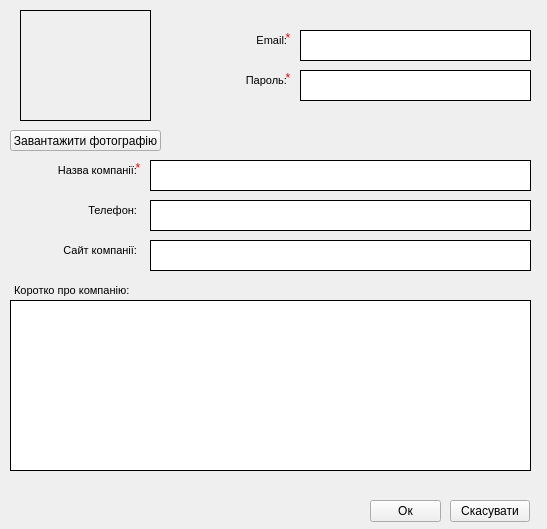
<?xml version="1.0" encoding="UTF-8"?>
<ui version="4.0">
 <class>Registration</class>
 <widget class="QMainWindow" name="Registration">
  <property name="geometry">
   <rect>
    <x>0</x>
    <y>0</y>
    <width>547</width>
    <height>529</height>
   </rect>
  </property>
  <property name="windowTitle">
   <string>MainWindow</string>
  </property>
  <widget class="QWidget" name="centralwidget">
   <widget class="QLabel" name="Photo">
    <property name="geometry">
     <rect>
      <x>20</x>
      <y>10</y>
      <width>131</width>
      <height>111</height>
     </rect>
    </property>
    <property name="styleSheet">
     <string notr="true">border:1px solid black;</string>
    </property>
    <property name="text">
     <string/>
    </property>
   </widget>
   <widget class="QPushButton" name="LoadPhoto">
    <property name="geometry">
     <rect>
      <x>10</x>
      <y>130</y>
      <width>151</width>
      <height>21</height>
     </rect>
    </property>
    <property name="text">
     <string>Завантажити фотографію</string>
    </property>
   </widget>
   <widget class="QStackedWidget" name="stackedWidget">
    <property name="geometry">
     <rect>
      <x>10</x>
      <y>150</y>
      <width>531</width>
      <height>341</height>
     </rect>
    </property>
    <property name="currentIndex">
     <number>1</number>
    </property>
    <widget class="QWidget" name="page">
     <widget class="QTextBrowser" name="textBrowser_2">
      <property name="geometry">
       <rect>
        <x>0</x>
        <y>10</y>
        <width>131</width>
        <height>31</height>
       </rect>
      </property>
      <property name="styleSheet">
       <string notr="true">background-color: rgba(255, 255, 255, 0);
border:none;</string>
      </property>
      <property name="html">
       <string>&lt;!DOCTYPE HTML PUBLIC &quot;-//W3C//DTD HTML 4.0//EN&quot; &quot;http://www.w3.org/TR/REC-html40/strict.dtd&quot;&gt;
&lt;html&gt;&lt;head&gt;&lt;meta name=&quot;qrichtext&quot; content=&quot;1&quot; /&gt;&lt;style type=&quot;text/css&quot;&gt;
p, li { white-space: pre-wrap; }
&lt;/style&gt;&lt;/head&gt;&lt;body style=&quot; font-family:'MS Shell Dlg 2'; font-size:8.25pt; font-weight:400; font-style:normal;&quot;&gt;
&lt;p align=&quot;right&quot; style=&quot; margin-top:0px; margin-bottom:0px; margin-left:0px; margin-right:0px; -qt-block-indent:0; text-indent:0px;&quot;&gt;&lt;span style=&quot; font-size:8pt;&quot;&gt;ПІБ здобувача:&lt;/span&gt;&lt;/p&gt;&lt;/body&gt;&lt;/html&gt;</string>
      </property>
     </widget>
     <widget class="QTextBrowser" name="textBrowser_14">
      <property name="geometry">
       <rect>
        <x>0</x>
        <y>50</y>
        <width>131</width>
        <height>31</height>
       </rect>
      </property>
      <property name="styleSheet">
       <string notr="true">background-color: rgba(255, 255, 255, 0);
border:none;</string>
      </property>
      <property name="html">
       <string>&lt;!DOCTYPE HTML PUBLIC &quot;-//W3C//DTD HTML 4.0//EN&quot; &quot;http://www.w3.org/TR/REC-html40/strict.dtd&quot;&gt;
&lt;html&gt;&lt;head&gt;&lt;meta name=&quot;qrichtext&quot; content=&quot;1&quot; /&gt;&lt;style type=&quot;text/css&quot;&gt;
p, li { white-space: pre-wrap; }
&lt;/style&gt;&lt;/head&gt;&lt;body style=&quot; font-family:'MS Shell Dlg 2'; font-size:8.25pt; font-weight:400; font-style:normal;&quot;&gt;
&lt;p align=&quot;right&quot; style=&quot; margin-top:0px; margin-bottom:0px; margin-left:0px; margin-right:0px; -qt-block-indent:0; text-indent:0px;&quot;&gt;&lt;span style=&quot; font-size:8pt;&quot;&gt;Телефон:&lt;/span&gt;&lt;/p&gt;&lt;/body&gt;&lt;/html&gt;</string>
      </property>
     </widget>
     <widget class="QTextEdit" name="JobSeeker">
      <property name="geometry">
       <rect>
        <x>140</x>
        <y>10</y>
        <width>381</width>
        <height>31</height>
       </rect>
      </property>
      <property name="styleSheet">
       <string notr="true">border: 1px solid black;</string>
      </property>
     </widget>
     <widget class="QTextEdit" name="TelephoneJS">
      <property name="geometry">
       <rect>
        <x>140</x>
        <y>50</y>
        <width>381</width>
        <height>31</height>
       </rect>
      </property>
      <property name="styleSheet">
       <string notr="true">border: 1px solid black;</string>
      </property>
     </widget>
     <widget class="QTextEdit" name="ShortlyAboutMyself">
      <property name="geometry">
       <rect>
        <x>0</x>
        <y>110</y>
        <width>521</width>
        <height>221</height>
       </rect>
      </property>
      <property name="styleSheet">
       <string notr="true">border: 1px solid black;</string>
      </property>
     </widget>
     <widget class="QTextBrowser" name="textBrowser_15">
      <property name="geometry">
       <rect>
        <x>0</x>
        <y>90</y>
        <width>131</width>
        <height>21</height>
       </rect>
      </property>
      <property name="styleSheet">
       <string notr="true">background-color: rgba(255, 255, 255, 0);
border:none;</string>
      </property>
      <property name="html">
       <string>&lt;!DOCTYPE HTML PUBLIC &quot;-//W3C//DTD HTML 4.0//EN&quot; &quot;http://www.w3.org/TR/REC-html40/strict.dtd&quot;&gt;
&lt;html&gt;&lt;head&gt;&lt;meta name=&quot;qrichtext&quot; content=&quot;1&quot; /&gt;&lt;style type=&quot;text/css&quot;&gt;
p, li { white-space: pre-wrap; }
&lt;/style&gt;&lt;/head&gt;&lt;body style=&quot; font-family:'MS Shell Dlg 2'; font-size:8.25pt; font-weight:400; font-style:normal;&quot;&gt;
&lt;p style=&quot; margin-top:0px; margin-bottom:0px; margin-left:0px; margin-right:0px; -qt-block-indent:0; text-indent:0px;&quot;&gt;&lt;span style=&quot; font-size:8pt;&quot;&gt;Коротко про себе:&lt;/span&gt;&lt;/p&gt;&lt;/body&gt;&lt;/html&gt;</string>
      </property>
     </widget>
     <widget class="QLabel" name="label_6">
      <property name="geometry">
       <rect>
        <x>120</x>
        <y>10</y>
        <width>16</width>
        <height>16</height>
       </rect>
      </property>
      <property name="toolTip">
       <string>&lt;html&gt;&lt;head/&gt;&lt;body&gt;&lt;p&gt;Поле обов'язково для введення&lt;/p&gt;&lt;/body&gt;&lt;/html&gt;</string>
      </property>
      <property name="styleSheet">
       <string notr="true">QLabel{
	color: rgb(255, 0, 0);
}
QToolTip{
	border: 2px solid darkkhaki; 
	padding: 5px; 
	border-radius: 1px;
}</string>
      </property>
      <property name="text">
       <string>&lt;html&gt;&lt;head/&gt;&lt;body&gt;&lt;p align=&quot;center&quot;&gt;*&lt;/p&gt;&lt;/body&gt;&lt;/html&gt;</string>
      </property>
     </widget>
    </widget>
    <widget class="QWidget" name="page_2">
     <widget class="QTextEdit" name="TelephoneC">
      <property name="geometry">
       <rect>
        <x>140</x>
        <y>50</y>
        <width>381</width>
        <height>31</height>
       </rect>
      </property>
      <property name="styleSheet">
       <string notr="true">border: 1px solid black;</string>
      </property>
     </widget>
     <widget class="QTextEdit" name="ShortlyAboutCompany">
      <property name="geometry">
       <rect>
        <x>0</x>
        <y>150</y>
        <width>521</width>
        <height>171</height>
       </rect>
      </property>
      <property name="styleSheet">
       <string notr="true">border: 1px solid black;</string>
      </property>
     </widget>
     <widget class="QTextBrowser" name="textBrowser_12">
      <property name="geometry">
       <rect>
        <x>0</x>
        <y>50</y>
        <width>131</width>
        <height>31</height>
       </rect>
      </property>
      <property name="styleSheet">
       <string notr="true">background-color: rgba(255, 255, 255, 0);
border:none;</string>
      </property>
      <property name="html">
       <string>&lt;!DOCTYPE HTML PUBLIC &quot;-//W3C//DTD HTML 4.0//EN&quot; &quot;http://www.w3.org/TR/REC-html40/strict.dtd&quot;&gt;
&lt;html&gt;&lt;head&gt;&lt;meta name=&quot;qrichtext&quot; content=&quot;1&quot; /&gt;&lt;style type=&quot;text/css&quot;&gt;
p, li { white-space: pre-wrap; }
&lt;/style&gt;&lt;/head&gt;&lt;body style=&quot; font-family:'MS Shell Dlg 2'; font-size:8.25pt; font-weight:400; font-style:normal;&quot;&gt;
&lt;p align=&quot;right&quot; style=&quot; margin-top:0px; margin-bottom:0px; margin-left:0px; margin-right:0px; -qt-block-indent:0; text-indent:0px;&quot;&gt;&lt;span style=&quot; font-size:8pt;&quot;&gt;Телефон:&lt;/span&gt;&lt;/p&gt;&lt;/body&gt;&lt;/html&gt;</string>
      </property>
     </widget>
     <widget class="QTextBrowser" name="textBrowser_13">
      <property name="geometry">
       <rect>
        <x>0</x>
        <y>130</y>
        <width>131</width>
        <height>21</height>
       </rect>
      </property>
      <property name="styleSheet">
       <string notr="true">background-color: rgba(255, 255, 255, 0);
border:none;</string>
      </property>
      <property name="html">
       <string>&lt;!DOCTYPE HTML PUBLIC &quot;-//W3C//DTD HTML 4.0//EN&quot; &quot;http://www.w3.org/TR/REC-html40/strict.dtd&quot;&gt;
&lt;html&gt;&lt;head&gt;&lt;meta name=&quot;qrichtext&quot; content=&quot;1&quot; /&gt;&lt;style type=&quot;text/css&quot;&gt;
p, li { white-space: pre-wrap; }
&lt;/style&gt;&lt;/head&gt;&lt;body style=&quot; font-family:'MS Shell Dlg 2'; font-size:8.25pt; font-weight:400; font-style:normal;&quot;&gt;
&lt;p style=&quot; margin-top:0px; margin-bottom:0px; margin-left:0px; margin-right:0px; -qt-block-indent:0; text-indent:0px;&quot;&gt;&lt;span style=&quot; font-size:8pt;&quot;&gt;Коротко про компанію:&lt;/span&gt;&lt;/p&gt;&lt;/body&gt;&lt;/html&gt;</string>
      </property>
     </widget>
     <widget class="QTextBrowser" name="textBrowser_4">
      <property name="geometry">
       <rect>
        <x>0</x>
        <y>90</y>
        <width>131</width>
        <height>31</height>
       </rect>
      </property>
      <property name="styleSheet">
       <string notr="true">background-color: rgba(255, 255, 255, 0);
border:none;</string>
      </property>
      <property name="html">
       <string>&lt;!DOCTYPE HTML PUBLIC &quot;-//W3C//DTD HTML 4.0//EN&quot; &quot;http://www.w3.org/TR/REC-html40/strict.dtd&quot;&gt;
&lt;html&gt;&lt;head&gt;&lt;meta name=&quot;qrichtext&quot; content=&quot;1&quot; /&gt;&lt;style type=&quot;text/css&quot;&gt;
p, li { white-space: pre-wrap; }
&lt;/style&gt;&lt;/head&gt;&lt;body style=&quot; font-family:'MS Shell Dlg 2'; font-size:8.25pt; font-weight:400; font-style:normal;&quot;&gt;
&lt;p align=&quot;right&quot; style=&quot; margin-top:0px; margin-bottom:0px; margin-left:0px; margin-right:0px; -qt-block-indent:0; text-indent:0px;&quot;&gt;&lt;span style=&quot; font-size:8pt;&quot;&gt;Сайт компанії:&lt;/span&gt;&lt;/p&gt;&lt;/body&gt;&lt;/html&gt;</string>
      </property>
     </widget>
     <widget class="QTextBrowser" name="textBrowser">
      <property name="geometry">
       <rect>
        <x>0</x>
        <y>10</y>
        <width>131</width>
        <height>31</height>
       </rect>
      </property>
      <property name="styleSheet">
       <string notr="true">background-color: rgba(255, 255, 255, 0);
border:none;</string>
      </property>
      <property name="html">
       <string>&lt;!DOCTYPE HTML PUBLIC &quot;-//W3C//DTD HTML 4.0//EN&quot; &quot;http://www.w3.org/TR/REC-html40/strict.dtd&quot;&gt;
&lt;html&gt;&lt;head&gt;&lt;meta name=&quot;qrichtext&quot; content=&quot;1&quot; /&gt;&lt;style type=&quot;text/css&quot;&gt;
p, li { white-space: pre-wrap; }
&lt;/style&gt;&lt;/head&gt;&lt;body style=&quot; font-family:'MS Shell Dlg 2'; font-size:8.25pt; font-weight:400; font-style:normal;&quot;&gt;
&lt;p align=&quot;right&quot; style=&quot; margin-top:0px; margin-bottom:0px; margin-left:0px; margin-right:0px; -qt-block-indent:0; text-indent:0px;&quot;&gt;&lt;span style=&quot; font-size:8pt;&quot;&gt;Назва компанії:&lt;/span&gt;&lt;/p&gt;&lt;/body&gt;&lt;/html&gt;</string>
      </property>
     </widget>
     <widget class="QTextEdit" name="CompanyName">
      <property name="geometry">
       <rect>
        <x>140</x>
        <y>10</y>
        <width>381</width>
        <height>31</height>
       </rect>
      </property>
      <property name="styleSheet">
       <string notr="true">border: 1px solid black;</string>
      </property>
     </widget>
     <widget class="QTextEdit" name="CompanySite">
      <property name="geometry">
       <rect>
        <x>140</x>
        <y>90</y>
        <width>381</width>
        <height>31</height>
       </rect>
      </property>
      <property name="styleSheet">
       <string notr="true">border: 1px solid black;</string>
      </property>
     </widget>
     <widget class="QLabel" name="label">
      <property name="geometry">
       <rect>
        <x>120</x>
        <y>10</y>
        <width>16</width>
        <height>16</height>
       </rect>
      </property>
      <property name="toolTip">
       <string>&lt;html&gt;&lt;head/&gt;&lt;body&gt;&lt;p&gt;Поле обов'язково для введення&lt;/p&gt;&lt;/body&gt;&lt;/html&gt;</string>
      </property>
      <property name="styleSheet">
       <string notr="true">QLabel{
	color: rgb(255, 0, 0);
}
QToolTip{
	border: 2px solid darkkhaki; 
	padding: 5px; 
	border-radius: 1px;
}</string>
      </property>
      <property name="text">
       <string>&lt;html&gt;&lt;head/&gt;&lt;body&gt;&lt;p align=&quot;center&quot;&gt;*&lt;/p&gt;&lt;/body&gt;&lt;/html&gt;</string>
      </property>
     </widget>
    </widget>
    <widget class="QWidget" name="page_3">
     <widget class="QRadioButton" name="radioButton">
      <property name="geometry">
       <rect>
        <x>80</x>
        <y>10</y>
        <width>81</width>
        <height>21</height>
       </rect>
      </property>
      <property name="text">
       <string>Початкова</string>
      </property>
     </widget>
     <widget class="QRadioButton" name="radioButton_2">
      <property name="geometry">
       <rect>
        <x>170</x>
        <y>10</y>
        <width>121</width>
        <height>19</height>
       </rect>
      </property>
      <property name="text">
       <string>Середня загальна</string>
      </property>
     </widget>
     <widget class="QRadioButton" name="radioButton_3">
      <property name="geometry">
       <rect>
        <x>300</x>
        <y>10</y>
        <width>131</width>
        <height>19</height>
       </rect>
      </property>
      <property name="text">
       <string>Середня професійна</string>
      </property>
     </widget>
     <widget class="QRadioButton" name="radioButton_4">
      <property name="geometry">
       <rect>
        <x>440</x>
        <y>10</y>
        <width>51</width>
        <height>19</height>
       </rect>
      </property>
      <property name="text">
       <string>Вища</string>
      </property>
     </widget>
     <widget class="QTextBrowser" name="textBrowser_3">
      <property name="geometry">
       <rect>
        <x>0</x>
        <y>10</y>
        <width>71</width>
        <height>21</height>
       </rect>
      </property>
      <property name="styleSheet">
       <string notr="true">background-color: rgba(255, 255, 255, 0);
border:none;</string>
      </property>
      <property name="html">
       <string>&lt;!DOCTYPE HTML PUBLIC &quot;-//W3C//DTD HTML 4.0//EN&quot; &quot;http://www.w3.org/TR/REC-html40/strict.dtd&quot;&gt;
&lt;html&gt;&lt;head&gt;&lt;meta name=&quot;qrichtext&quot; content=&quot;1&quot; /&gt;&lt;style type=&quot;text/css&quot;&gt;
p, li { white-space: pre-wrap; }
&lt;/style&gt;&lt;/head&gt;&lt;body style=&quot; font-family:'MS Shell Dlg 2'; font-size:8.25pt; font-weight:400; font-style:normal;&quot;&gt;
&lt;p align=&quot;right&quot; style=&quot; margin-top:0px; margin-bottom:0px; margin-left:0px; margin-right:0px; -qt-block-indent:0; text-indent:0px;&quot;&gt;&lt;span style=&quot; font-size:8pt;&quot;&gt;Освіта:&lt;/span&gt;&lt;/p&gt;&lt;/body&gt;&lt;/html&gt;</string>
      </property>
     </widget>
     <widget class="QTableWidget" name="PreviousEduc">
      <property name="geometry">
       <rect>
        <x>10</x>
        <y>71</y>
        <width>511</width>
        <height>111</height>
       </rect>
      </property>
      <property name="minimumSize">
       <size>
        <width>511</width>
        <height>0</height>
       </size>
      </property>
      <property name="styleSheet">
       <string notr="true"/>
      </property>
      <column>
       <property name="text">
        <string>Рік початку навчання</string>
       </property>
      </column>
      <column>
       <property name="text">
        <string>Рік завершення навчання</string>
       </property>
      </column>
      <column>
       <property name="text">
        <string>Навчальний заклад</string>
       </property>
      </column>
      <column>
       <property name="text">
        <string>Кваліфікація</string>
       </property>
      </column>
     </widget>
     <widget class="QTextBrowser" name="textBrowser_18">
      <property name="geometry">
       <rect>
        <x>10</x>
        <y>40</y>
        <width>51</width>
        <height>21</height>
       </rect>
      </property>
      <property name="styleSheet">
       <string notr="true">background-color: rgba(255, 255, 255, 0);
border:none;</string>
      </property>
      <property name="html">
       <string>&lt;!DOCTYPE HTML PUBLIC &quot;-//W3C//DTD HTML 4.0//EN&quot; &quot;http://www.w3.org/TR/REC-html40/strict.dtd&quot;&gt;
&lt;html&gt;&lt;head&gt;&lt;meta name=&quot;qrichtext&quot; content=&quot;1&quot; /&gt;&lt;style type=&quot;text/css&quot;&gt;
p, li { white-space: pre-wrap; }
&lt;/style&gt;&lt;/head&gt;&lt;body style=&quot; font-family:'MS Shell Dlg 2'; font-size:8.25pt; font-weight:400; font-style:normal;&quot;&gt;
&lt;p style=&quot; margin-top:0px; margin-bottom:0px; margin-left:0px; margin-right:0px; -qt-block-indent:0; text-indent:0px;&quot;&gt;Освіта:&lt;/p&gt;&lt;/body&gt;&lt;/html&gt;</string>
      </property>
     </widget>
     <widget class="QPushButton" name="AddNewEduc">
      <property name="geometry">
       <rect>
        <x>369</x>
        <y>40</y>
        <width>141</width>
        <height>21</height>
       </rect>
      </property>
      <property name="text">
       <string>Додати місце навчання</string>
      </property>
     </widget>
     <widget class="QTextBrowser" name="textBrowser_19">
      <property name="geometry">
       <rect>
        <x>10</x>
        <y>189</y>
        <width>131</width>
        <height>21</height>
       </rect>
      </property>
      <property name="styleSheet">
       <string notr="true">background-color: rgba(255, 255, 255, 0);
border:none;</string>
      </property>
      <property name="html">
       <string>&lt;!DOCTYPE HTML PUBLIC &quot;-//W3C//DTD HTML 4.0//EN&quot; &quot;http://www.w3.org/TR/REC-html40/strict.dtd&quot;&gt;
&lt;html&gt;&lt;head&gt;&lt;meta name=&quot;qrichtext&quot; content=&quot;1&quot; /&gt;&lt;style type=&quot;text/css&quot;&gt;
p, li { white-space: pre-wrap; }
&lt;/style&gt;&lt;/head&gt;&lt;body style=&quot; font-family:'MS Shell Dlg 2'; font-size:8.25pt; font-weight:400; font-style:normal;&quot;&gt;
&lt;p style=&quot; margin-top:0px; margin-bottom:0px; margin-left:0px; margin-right:0px; -qt-block-indent:0; text-indent:0px;&quot;&gt;Попередні місця роботи:&lt;/p&gt;&lt;/body&gt;&lt;/html&gt;</string>
      </property>
     </widget>
     <widget class="QPushButton" name="AddNewJob">
      <property name="geometry">
       <rect>
        <x>329</x>
        <y>189</y>
        <width>181</width>
        <height>21</height>
       </rect>
      </property>
      <property name="text">
       <string>Додати попереднє місце роботи</string>
      </property>
     </widget>
     <widget class="QTableWidget" name="PreviousJob">
      <property name="geometry">
       <rect>
        <x>10</x>
        <y>220</y>
        <width>511</width>
        <height>111</height>
       </rect>
      </property>
      <property name="minimumSize">
       <size>
        <width>511</width>
        <height>0</height>
       </size>
      </property>
      <property name="styleSheet">
       <string notr="true"/>
      </property>
      <column>
       <property name="text">
        <string>Дата прийняття на роботу</string>
       </property>
      </column>
      <column>
       <property name="text">
        <string>Дата звільнення</string>
       </property>
      </column>
      <column>
       <property name="text">
        <string>Назва компанії</string>
       </property>
      </column>
      <column>
       <property name="text">
        <string>Посада</string>
       </property>
      </column>
      <column>
       <property name="text">
        <string>Місцезнаходження компанії</string>
       </property>
      </column>
      <column>
       <property name="text">
        <string>Посадові обов'язки та досягнення</string>
       </property>
      </column>
     </widget>
    </widget>
   </widget>
   <widget class="QPushButton" name="OK">
    <property name="geometry">
     <rect>
      <x>370</x>
      <y>500</y>
      <width>71</width>
      <height>22</height>
     </rect>
    </property>
    <property name="text">
     <string>Ок</string>
    </property>
   </widget>
   <widget class="QPushButton" name="Cancel">
    <property name="geometry">
     <rect>
      <x>450</x>
      <y>500</y>
      <width>80</width>
      <height>22</height>
     </rect>
    </property>
    <property name="text">
     <string>Скасувати</string>
    </property>
   </widget>
   <widget class="QTextBrowser" name="textBrowser_17">
    <property name="geometry">
     <rect>
      <x>160</x>
      <y>70</y>
      <width>131</width>
      <height>31</height>
     </rect>
    </property>
    <property name="styleSheet">
     <string notr="true">background-color: rgba(255, 255, 255, 0);
border:none;</string>
    </property>
    <property name="html">
     <string>&lt;!DOCTYPE HTML PUBLIC &quot;-//W3C//DTD HTML 4.0//EN&quot; &quot;http://www.w3.org/TR/REC-html40/strict.dtd&quot;&gt;
&lt;html&gt;&lt;head&gt;&lt;meta name=&quot;qrichtext&quot; content=&quot;1&quot; /&gt;&lt;style type=&quot;text/css&quot;&gt;
p, li { white-space: pre-wrap; }
&lt;/style&gt;&lt;/head&gt;&lt;body style=&quot; font-family:'MS Shell Dlg 2'; font-size:8.25pt; font-weight:400; font-style:normal;&quot;&gt;
&lt;p align=&quot;right&quot; style=&quot; margin-top:0px; margin-bottom:0px; margin-left:0px; margin-right:0px; -qt-block-indent:0; text-indent:0px;&quot;&gt;&lt;span style=&quot; font-size:8pt;&quot;&gt;Пароль:&lt;/span&gt;&lt;/p&gt;&lt;/body&gt;&lt;/html&gt;</string>
    </property>
   </widget>
   <widget class="QTextEdit" name="Password">
    <property name="geometry">
     <rect>
      <x>300</x>
      <y>70</y>
      <width>231</width>
      <height>31</height>
     </rect>
    </property>
    <property name="styleSheet">
     <string notr="true">border: 1px solid black;</string>
    </property>
   </widget>
   <widget class="QTextEdit" name="Email">
    <property name="geometry">
     <rect>
      <x>300</x>
      <y>30</y>
      <width>231</width>
      <height>31</height>
     </rect>
    </property>
    <property name="styleSheet">
     <string notr="true">border: 1px solid black;</string>
    </property>
   </widget>
   <widget class="QTextBrowser" name="textBrowser_16">
    <property name="geometry">
     <rect>
      <x>160</x>
      <y>30</y>
      <width>131</width>
      <height>31</height>
     </rect>
    </property>
    <property name="styleSheet">
     <string notr="true">background-color: rgba(255, 255, 255, 0);
border:none;</string>
    </property>
    <property name="html">
     <string>&lt;!DOCTYPE HTML PUBLIC &quot;-//W3C//DTD HTML 4.0//EN&quot; &quot;http://www.w3.org/TR/REC-html40/strict.dtd&quot;&gt;
&lt;html&gt;&lt;head&gt;&lt;meta name=&quot;qrichtext&quot; content=&quot;1&quot; /&gt;&lt;style type=&quot;text/css&quot;&gt;
p, li { white-space: pre-wrap; }
&lt;/style&gt;&lt;/head&gt;&lt;body style=&quot; font-family:'MS Shell Dlg 2'; font-size:8.25pt; font-weight:400; font-style:normal;&quot;&gt;
&lt;p align=&quot;right&quot; style=&quot; margin-top:0px; margin-bottom:0px; margin-left:0px; margin-right:0px; -qt-block-indent:0; text-indent:0px;&quot;&gt;&lt;span style=&quot; font-size:8pt;&quot;&gt;Email:&lt;/span&gt;&lt;/p&gt;&lt;/body&gt;&lt;/html&gt;</string>
    </property>
   </widget>
   <widget class="QLabel" name="label_4">
    <property name="geometry">
     <rect>
      <x>280</x>
      <y>30</y>
      <width>16</width>
      <height>16</height>
     </rect>
    </property>
    <property name="toolTip">
     <string>&lt;html&gt;&lt;head/&gt;&lt;body&gt;&lt;p&gt;Поле обов'язково для введення&lt;/p&gt;&lt;/body&gt;&lt;/html&gt;</string>
    </property>
    <property name="styleSheet">
     <string notr="true">QLabel{
	color: rgb(255, 0, 0);
}
QToolTip{
	border: 2px solid darkkhaki; 
	padding: 5px; 
	border-radius: 1px;
}</string>
    </property>
    <property name="text">
     <string>&lt;html&gt;&lt;head/&gt;&lt;body&gt;&lt;p align=&quot;center&quot;&gt;*&lt;/p&gt;&lt;/body&gt;&lt;/html&gt;</string>
    </property>
   </widget>
   <widget class="QLabel" name="label_5">
    <property name="geometry">
     <rect>
      <x>280</x>
      <y>70</y>
      <width>16</width>
      <height>16</height>
     </rect>
    </property>
    <property name="toolTip">
     <string>&lt;html&gt;&lt;head/&gt;&lt;body&gt;&lt;p&gt;Поле обов'язково для введення&lt;/p&gt;&lt;/body&gt;&lt;/html&gt;</string>
    </property>
    <property name="styleSheet">
     <string notr="true">QLabel{
	color: rgb(255, 0, 0);
}
QToolTip{
	border: 2px solid darkkhaki; 
	padding: 5px; 
	border-radius: 1px;
}</string>
    </property>
    <property name="text">
     <string>&lt;html&gt;&lt;head/&gt;&lt;body&gt;&lt;p align=&quot;center&quot;&gt;*&lt;/p&gt;&lt;/body&gt;&lt;/html&gt;</string>
    </property>
   </widget>
  </widget>
 </widget>
 <tabstops>
  <tabstop>Email</tabstop>
  <tabstop>Password</tabstop>
  <tabstop>CompanyName</tabstop>
  <tabstop>TelephoneC</tabstop>
  <tabstop>CompanySite</tabstop>
  <tabstop>ShortlyAboutCompany</tabstop>
  <tabstop>JobSeeker</tabstop>
  <tabstop>TelephoneJS</tabstop>
  <tabstop>ShortlyAboutMyself</tabstop>
  <tabstop>OK</tabstop>
  <tabstop>Cancel</tabstop>
  <tabstop>LoadPhoto</tabstop>
  <tabstop>textBrowser</tabstop>
  <tabstop>textBrowser_12</tabstop>
  <tabstop>textBrowser_4</tabstop>
  <tabstop>textBrowser_13</tabstop>
  <tabstop>textBrowser_2</tabstop>
  <tabstop>textBrowser_14</tabstop>
  <tabstop>textBrowser_15</tabstop>
  <tabstop>textBrowser_16</tabstop>
  <tabstop>textBrowser_17</tabstop>
 </tabstops>
 <resources/>
 <connections/>
</ui>
